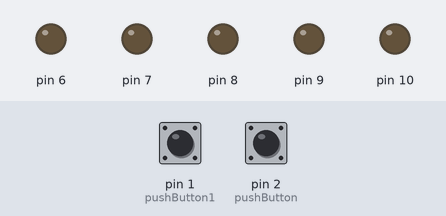
A sketch run on a simulated Arduino Uno, built with avr-gcc and run on an emulated ATmega328P. Shown: output pins drawn as LEDs (lit = HIGH). Dashed ring = blinking. The inputs (shaded band) are chosen by the test bench; at power-on: pin 1 (pushButton1) HIGH, pin 2 (pushButton) HIGH.

Above: at 1.2 s.
1.3 s: pin 1 (pushButton1) pulled LOW for 0.15 s
At 1.45 s:
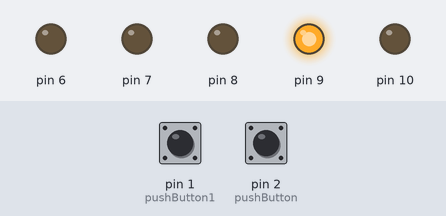
4.3 s: pin 2 (pushButton) pulled LOW for 1 s
At 4.45 s:
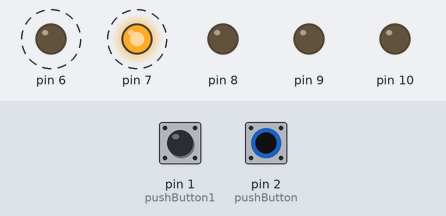
7.3 s: pin 2 (pushButton) pulled LOW for 3.2 s
At 7.55 s:
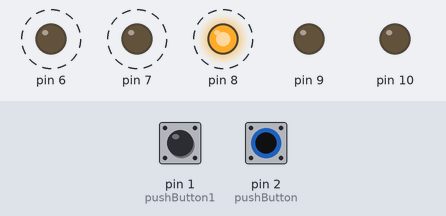
12.0 s: pin 1 (pushButton1) pulled LOW for 3.2 s
At 12.45 s:
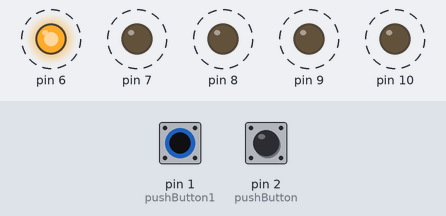
Timing chart, 0 to 17.0 s (numbered marks = the images above; inputs shaded):
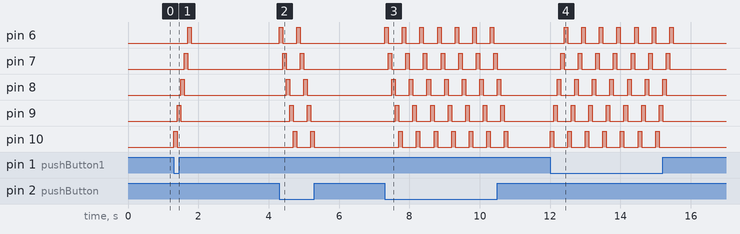

Measured:
- after the input at 1.3 s, pin 6: LOW → HIGH after 0.40 s, → LOW 0.10 s later; pin 7: LOW → HIGH after 0.30 s, → LOW 0.10 s later; pin 8: LOW → HIGH after 0.20 s, → LOW 0.10 s later; pin 9: LOW → HIGH after 0.10 s, → LOW 0.10 s later; pin 10: LOW → HIGH at once, → LOW 0.10 s later
- after the input at 4.3 s, pin 6: alternates HIGH for 0.10 s and LOW for 0.40 s, 4 changes in all, then stays LOW, starting at once; pin 7: alternates HIGH for 0.10 s and LOW for 0.40 s, 4 changes in all, then stays LOW, starting after 0.10 s
- after the input at 7.3 s, pin 6: alternates HIGH for 0.10 s and LOW for 0.40 s, 14 changes in all, then stays LOW, starting at once; pin 7: alternates HIGH for 0.10 s and LOW for 0.40 s, 14 changes in all, then stays LOW, starting after 0.10 s
- after the input at 12.0 s, pin 6: alternates HIGH for 0.10 s and LOW for 0.40 s, 14 changes in all, then stays LOW, starting after 0.40 s; pin 7: alternates HIGH for 0.10 s and LOW for 0.40 s, 14 changes in all, then stays LOW, starting after 0.30 s

The sketch:

EXP02.ino
```cpp
// EXP2

int pushButton = 2;
int pushButton1 = 1;

int i;

void setup() {
  for(i=6; i<=10; i++){
  pinMode(i, OUTPUT);
}
pinMode(1, INPUT_PULLUP);
pinMode(2, INPUT_PULLUP);

}

void loop() {
   int buttonState = digitalRead(pushButton);
   int buttonState1 = digitalRead(pushButton1);

if(buttonState==LOW){
for(i=6; i<=10; i++){
  digitalWrite(i, HIGH);
  delay(100);
  digitalWrite(i, LOW);
  delay(00);
  }
}


if(buttonState1==LOW){
for(i=10; i>=6; i--){
  digitalWrite(i, HIGH);
  delay(100);
  digitalWrite(i, LOW);
  delay(00);
  }
}

}
```
